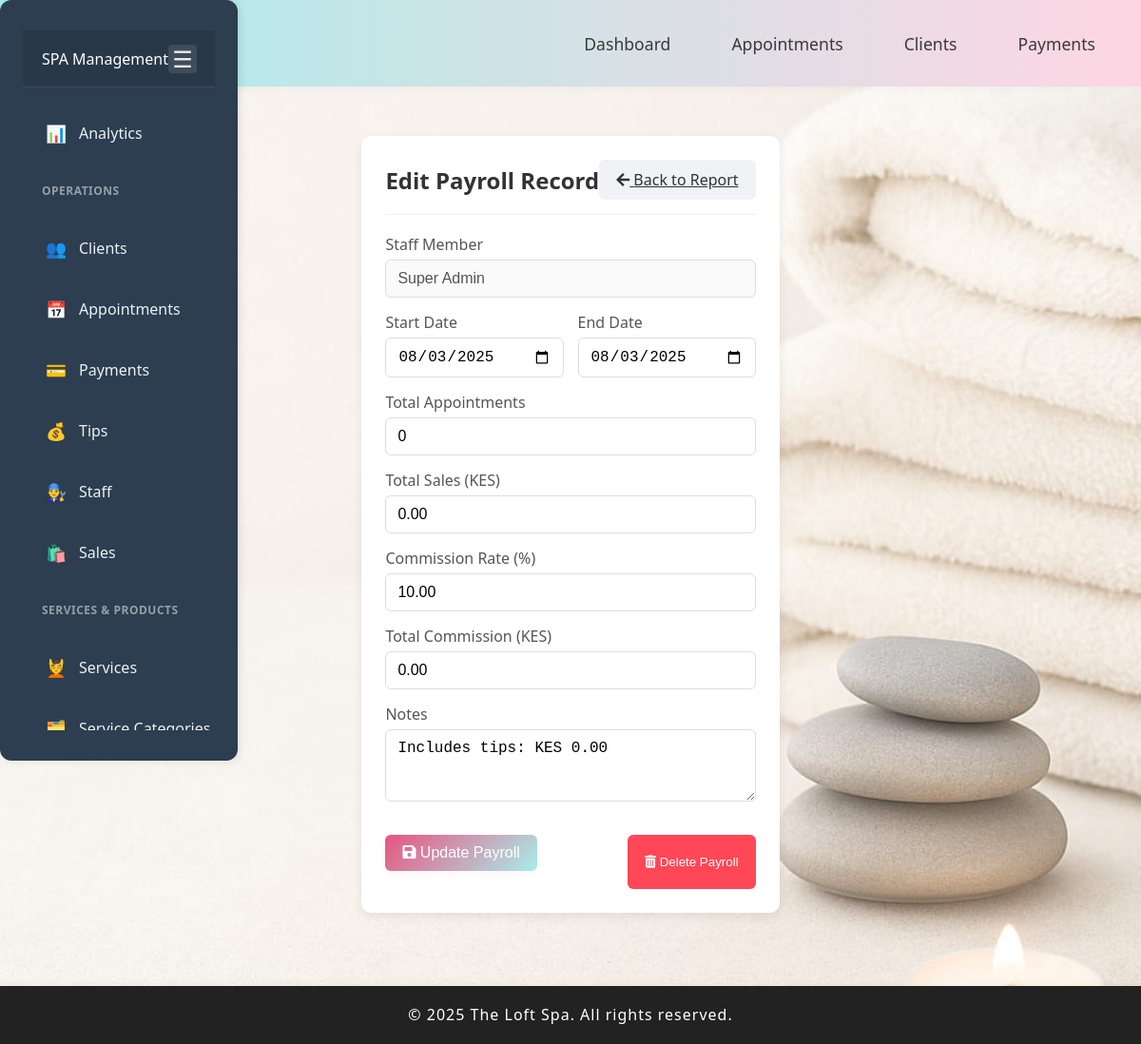
Page /modules/payroll/edit_payroll.php?id=61 on the committed database.
### tables this page shows
CREATE TABLE IF NOT EXISTS `payrolls` (
  `id` int NOT NULL AUTO_INCREMENT,
  `staff_id` int NOT NULL,
  `start_date` date DEFAULT NULL,
  `end_date` date DEFAULT NULL,
  `total_appointments` int DEFAULT '0',
  `total_sales` decimal(10,2) DEFAULT '0.00',
  `commission_rate` decimal(5,2) DEFAULT NULL,
  `total_commission` decimal(10,2) DEFAULT NULL,
  `generated_at` timestamp NULL DEFAULT CURRENT_TIMESTAMP,
  `notes` text,
  `status` enum('paid','unpaid') NOT NULL DEFAULT 'unpaid',
  `earnings` decimal(10,2) DEFAULT '0.00',
  PRIMARY KEY (`id`),
  KEY `staff_id` (`staff_id`)
);

CREATE TABLE IF NOT EXISTS `staff` (
  `id` int NOT NULL AUTO_INCREMENT,
  `full_name` varchar(100) NOT NULL,
  `phone` varchar(20) DEFAULT NULL,
  `email` varchar(100) DEFAULT NULL,
  `password` varchar(255) DEFAULT NULL,
  `gender` enum('Male','Female','Other') DEFAULT 'Female',
  `role` varchar(50) DEFAULT NULL,
  `salary` decimal(10,2) DEFAULT NULL,
  `created_at` timestamp NULL DEFAULT CURRENT_TIMESTAMP,
  `commission_rate` decimal(5,2) DEFAULT '0.00',
  `is_active` tinyint(1) DEFAULT '1',
  `last_login` timestamp NULL DEFAULT NULL,
  `role_id` int DEFAULT '3',
  PRIMARY KEY (`id`)
);

CREATE TABLE IF NOT EXISTS `settings` (
  `id` int NOT NULL AUTO_INCREMENT,
  `setting_key` varchar(100) NOT NULL,
  `setting_value` varchar(255) DEFAULT NULL,
  PRIMARY KEY (`id`),
  UNIQUE KEY `setting_key` (`setting_key`)
);

### modules/payroll/edit_payroll.php (the view, shortened to what this page needs)
<?php
include('../../includes/db.php');
include('../../includes/header.php');
include('../../includes/aside.php');
$id = (int)$_GET['id'];
$stmt = $conn->prepare("SELECT p.*, s.full_name FROM payrolls p LEFT JOIN staff s ON p.staff_id = s.id WHERE p.id = ?");
$stmt->bind_param("i", $id);
$stmt->execute();
$payroll = $stmt->get_result()->fetch_assoc();
$glob = $conn->query("SELECT setting_value FROM settings WHERE setting_key = 'global_commission_percentage'");
$gr = $glob->fetch_assoc();
$global_percent = floatval($gr['setting_value'] ?? 0);
?>
<div class="payroll-container">
    <div class="payroll-card">
        <div class="payroll-header">
            <h1 class="payroll-title">Edit Payroll Record</h1>
            <link rel="stylesheet" href="https://cdnjs.cloudflare.com/ajax/libs/font-awesome/5.15.4/css/all.min.css">
            <link rel="stylesheet" href="../../assets/css/styles.css">
            <link rel="stylesheet" href="../../assets/css/payroll.css">
            <a href="payroll_report.php" class="btn btn-secondary">
                <i class="fas fa-arrow-left"></i> Back to Report
            </a>
        </div>
        <form method="POST" class="payroll-form">
            <div class="form-group">
                <label class="form-label">Staff Member</label>
                <input type="text" class="form-control" value="<?= htmlspecialchars($payroll['full_name']) ?>" disabled>
            </div>
            <div class="form-row" style="display: grid; grid-template-columns: 1fr 1fr; gap: 15px;">
                <div class="form-group">
                    <label class="form-label">Start Date</label>
                    <input type="date" name="start_date" class="form-control" value="<?= htmlspecialchars($payroll['start_date']) ?>" required>
                </div>
                <div class="form-group">
                    <label class="form-label">End Date</label>
                    <input type="date" name="end_date" class="form-control" value="<?= htmlspecialchars($payroll['end_date']) ?>" required>
                </div>
            </div>
            <div class="form-group">
                <label class="form-label">Total Appointments</label>
                <input type="number" name="total_appointments" class="form-control" value="<?= htmlspecialchars($payroll['total_appointments']) ?>" min="0" required>
            </div>
            <div class="form-group">
                <label class="form-label">Total Sales (KES)</label>
                <input type="number" step="0.01" name="total_sales" class="form-control" value="<?= htmlspecialchars($payroll['total_sales']) ?>" min="0" required>
            </div>
            <div class="form-group">
                <label class="form-label">Commission Rate (%)</label>
                <input type="number" step="0.01" name="commission_rate" class="form-control" value="<?= number_format($global_percent, 2) ?>" readonly>
            </div>
            <div class="form-group">
                <label class="form-label">Total Commission (KES)</label>
                <input type="number" step="0.01" name="total_commission" class="form-control" value="<?= htmlspecialchars($payroll['total_commission']) ?>" required>
            </div>
            <div class="form-group">
                <label class="form-label">Notes</label>
                <textarea name="notes" class="form-control" rows="3"><?= htmlspecialchars($payroll['notes'] ?? '') ?></textarea>
            </div>
            <div class="form-actions" style="display: flex; justify-content: space-between; margin-top: 20px;">
                <button type="submit" class="btn btn-primary">
                    <i class="fas fa-save"></i> Update Payroll
                </button>
                <button type="submit" name="delete" class="btn btn-danger"
                    onclick="return confirm('Are you sure you want to delete this payroll record? This action cannot be undone.')">
                    <i class="fas fa-trash-alt"></i> Delete Payroll
                </button>
            </div>
        </form>
    </div>
</div>
<?php include('../../includes/footer.php'); ?>

### assets/css/styles.css (style rules this page uses)
* { margin: 0; padding: 0; box-sizing: border-box; }
body { font-family: 'Segoe UI', Arial, sans-serif; background: #f7f8fa; color: #222; min-height: 100vh; display: flex; flex-direction: column; background-image: url('../images/SPA BACKGROUND IMAGE.jpg'); background-size: cover; background-position: center; background-repeat: no-repeat; background-attachment: fixed; }
.btn-primary { display: inline-block; background: linear-gradient(90deg, #e75480 0%, #a8edea 100%); color: #fff; padding: 0.6rem 1.3rem; border: none; border-radius: 6px; font-size: 1rem; font-weight: 600; text-decoration: none; margin-bottom: 1.2rem; transition: background 0.2s, box-shadow 0.2s; box-shadow: 0 2px 8px rgba(231,84,128,0.08); cursor: pointer; }
.btn-danger { background: #ffeaea; color: #d32f2f; }

### assets/css/payroll.css (style rules this page uses)
.payroll-container { max-width: 1200px; margin: 0 auto; padding: 20px; }
.payroll-card { background: white; border-radius: 10px; box-shadow: 0 4px 12px rgba(0, 0, 0, 0.08); padding: 25px; margin-bottom: 25px; }
.payroll-header { display: flex; justify-content: space-between; align-items: center; margin-bottom: 20px; padding-bottom: 15px; border-bottom: 1px solid #eee; }
.payroll-title { font-size: 1.5rem; color: #333; font-weight: 600; }
.payroll-form { display: grid; gap: 15px; }
.form-group { display: flex; flex-direction: column; gap: 5px; }
.form-label { font-weight: 500; color: #555; }
.form-control { padding: 10px 12px; border: 1px solid #ddd; border-radius: 6px; font-size: 1rem; transition: border 0.3s; }
.btn { padding: 10px 18px; border-radius: 6px; font-weight: 500; cursor: pointer; border: none; transition: all 0.3s; }
.btn-primary { background: linear-gradient(135deg, #e75480 0%, #a8edea 100%); color: white; }
.btn-danger { background: #ff4757; color: white; }
.btn-secondary { background: #f1f2f6; color: #333; }

### rows in the picture
payrolls: staff.full_name "Super Admin", start_date "08/03/2025", end_date "08/03/2025", total_appointments "0", total_sales "0.00", total_commission "0.00", notes "Includes tips: KES 0.00"
settings: commission_rate "10.00"
